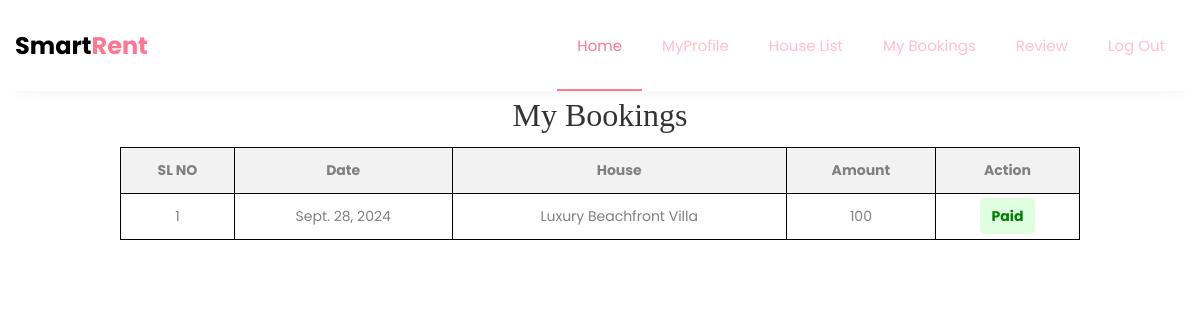
Before: /User/MyBookings/ (signed in) with the older database file.
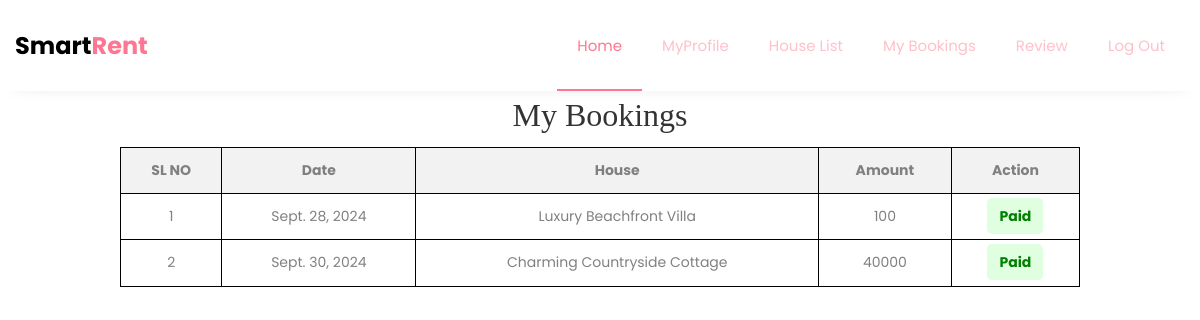
After: the same page with the newer database file.
### User/models.py (models this page shows)
class tbl_booking(models.Model):
    booking_date=models.DateField(auto_now_add=True)
    user=models.ForeignKey(tbl_user,on_delete=models.CASCADE)
    house=models.ForeignKey(tbl_house,on_delete=models.CASCADE)
    booking_amount=models.CharField(max_length=50)
    booking_status=models.CharField(max_length=10,default=0)
    payment_status=models.CharField(max_length=10,default=0)

### Guest/models.py (models this page shows)
class tbl_house(models.Model):
    house_title=models.CharField(max_length=10)
    house_description=models.CharField(max_length=100)
    house_category=models.ForeignKey(tbl_category,on_delete=models.CASCADE)
    house_price=models.IntegerField()
    house_image=models.FileField(upload_to='HouseDocs/')
    house_location=models.CharField(max_length=50)
    house_status=models.IntegerField(default=0)
    owner=models.ForeignKey(tbl_owner,on_delete=models.SET_NULL,null=True)
    admin = models.ForeignKey(tbl_admin, on_delete=models.SET_NULL, null=True)

### User/views.py (the view)
# urls.py: path('MyBookings/',views.mybooking,name='mybooking'),
def mybooking(request):
    userid=request.session['uid']
    booking=tbl_booking.objects.filter(user=userid)
    return render(request,'User/MyBookings.html',{'Data':booking})

### User/Templates/User/MyBookings.html (shortened to what this page needs)
{% extends 'User/header.html' %}
{% load static %}
{% block content %}
<!DOCTYPE html>
<html lang="en">
<head>
</head>
<body>
    <form action="" method="post">
        <h2 align="center">My Bookings</h2>
        <table border="1" align="center" cellpadding="10">
            <tr>
                <th>SL NO</th>
                <th>Date</th>
                <th>House</th>
                <th>Amount</th>
                <th>Action</th>
            </tr>
            {% for i in Data %}
            <tr>
                <td>{{ forloop.counter }}</td>
                <td>{{ i.booking_date }}</td>
                <td>{{ i.house.house_title }}</td>
                <td>{{ i.booking_amount }}</td>
                <td>
                    {% if i.payment_status == '0' %}
                    <a href="{% url 'webuser:paymentticket' i.id %}" class="payment-link">Payment</a>
                    {% elif i.payment_status == '1' %}
                    <span class="paid-status">Paid</span>
                    {% endif %}
                </td>
            </tr>
            {% endfor %}
        </table>
    </form>
</body>
</html>
<br><br><br><br><br><br><br><br>
{% endblock content %}

Changed rows visible on the page:
added tbl_booking: booking_date "Sept. 30, 2024", house.house_title "Charming Countryside Cottage", booking_amount "40000", payment_status "Paid"
